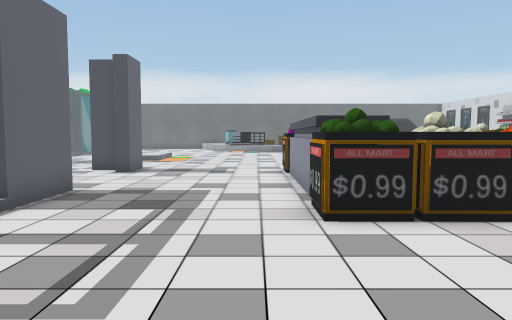
view 1 (above)

24 first-person views from a walk through a 3-D level made in the Unity game engine. The camera is 1.3 m above the floor, tilts 4° down and sees 70° across. Doors are open. The floor is counted in squares, 1 m on a side. Each view is taken from the middle of a square. On the plan, view 1 faces up. The plan holds only what a view shows up to about 15 squares ahead; the rest is blank. The place goes on beyond the plan. Some surface patterns are stand-ins.

view 2
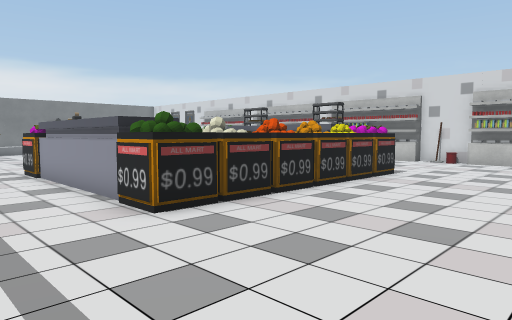

view 3
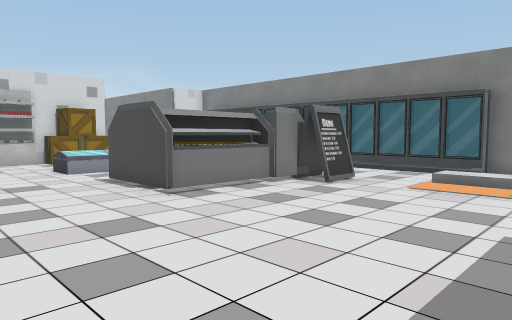

view 4
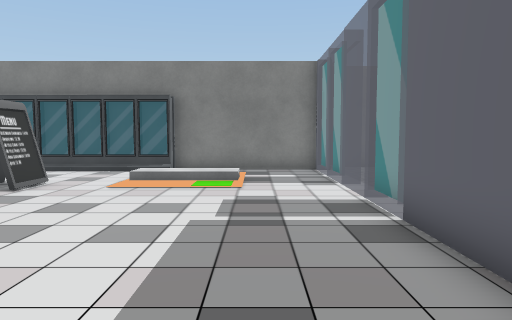

view 5
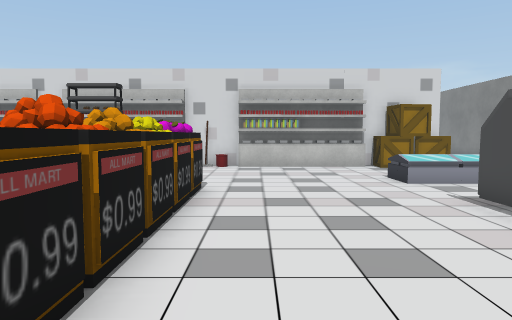

view 6
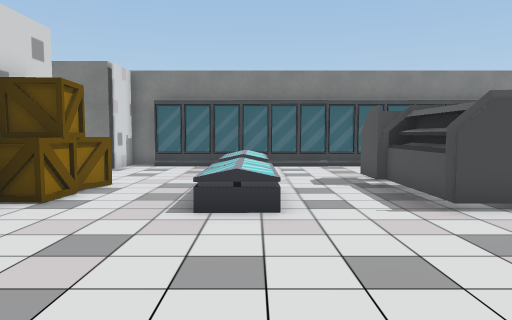

view 7
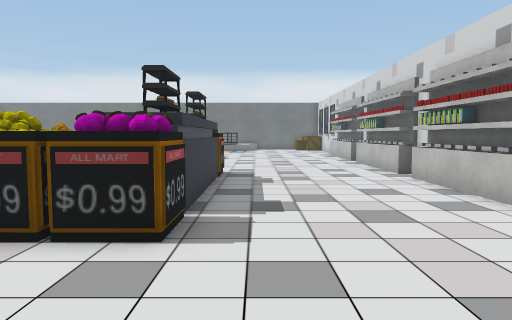

view 8
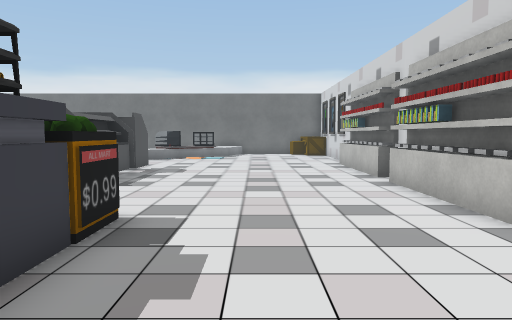

view 9
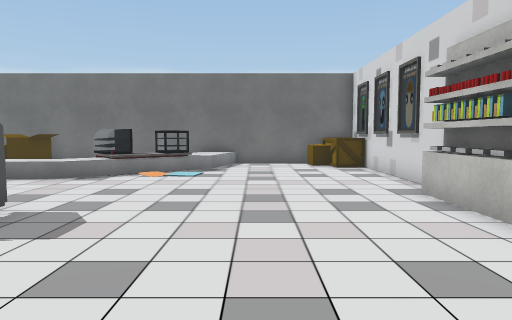

view 10
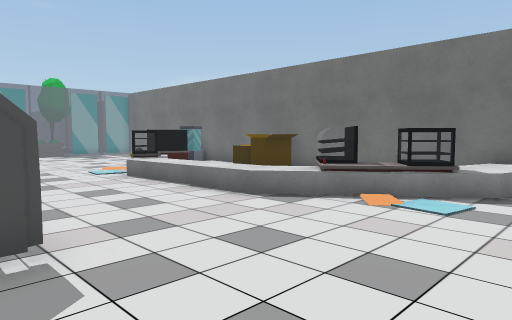

view 11
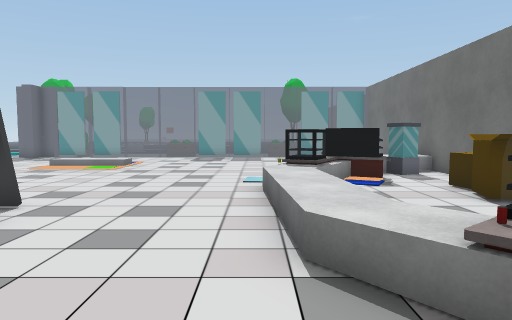

view 12
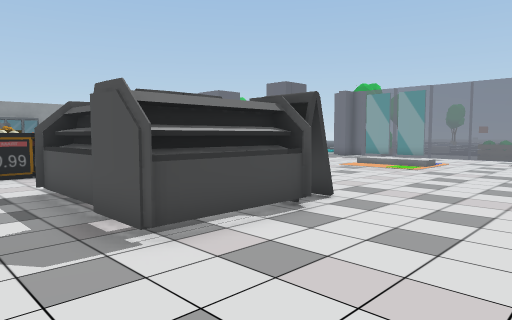

view 13
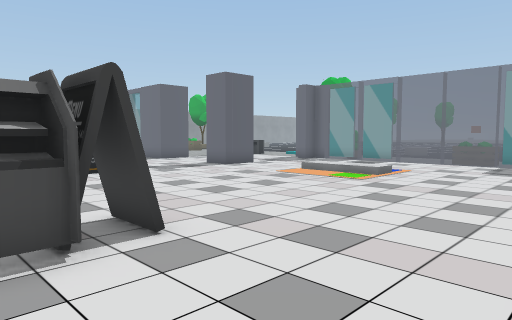

view 14
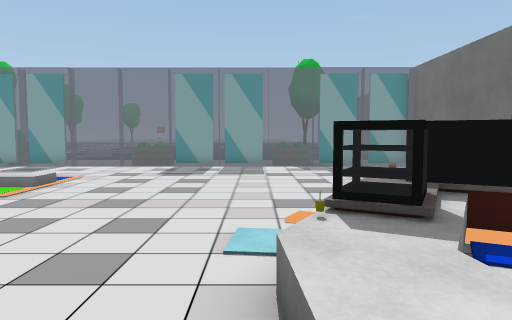

view 15
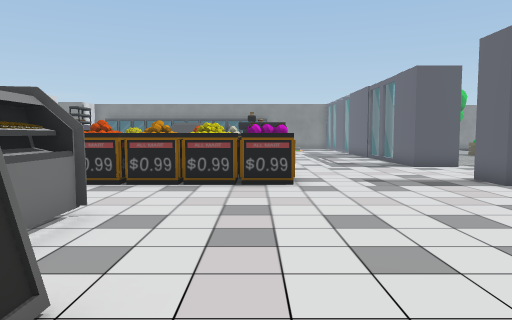

view 16
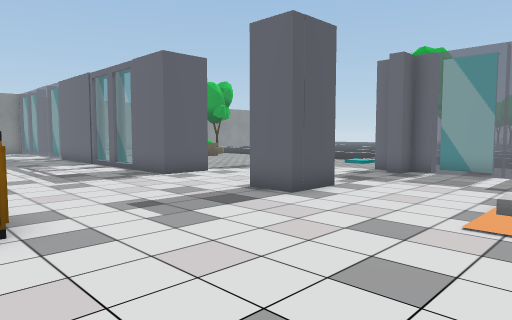

view 17
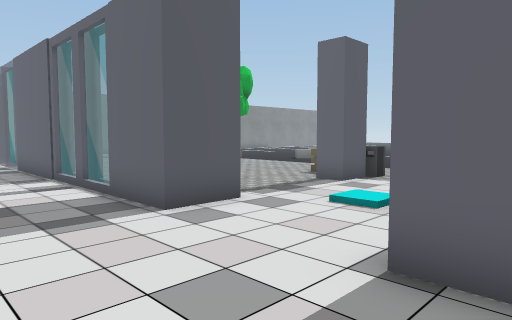

view 18
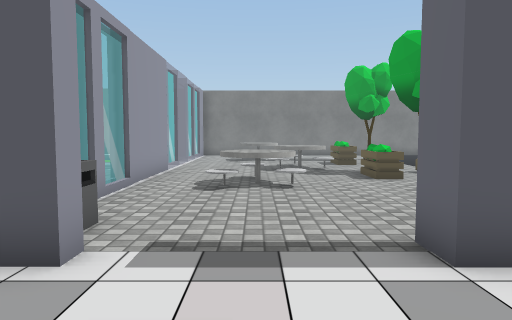

view 19
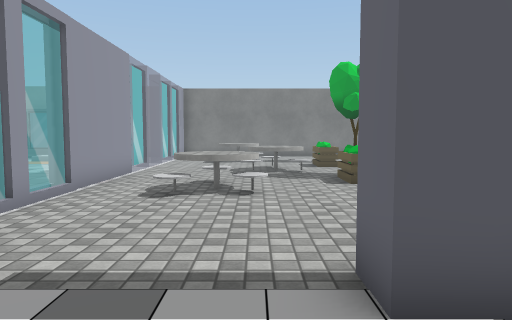

view 20
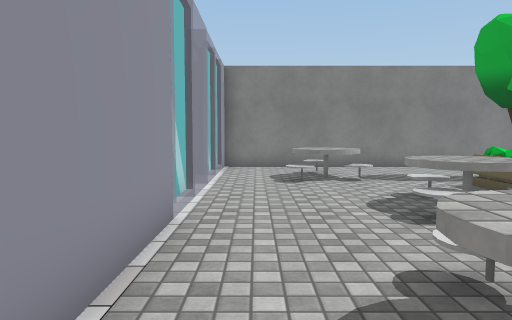

view 21
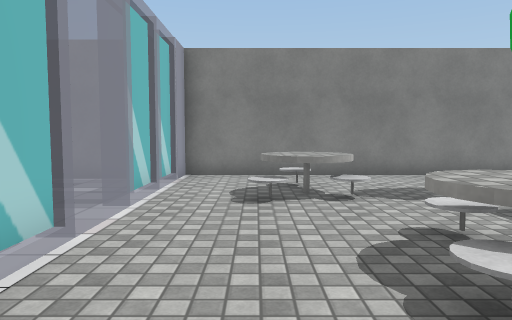

view 22
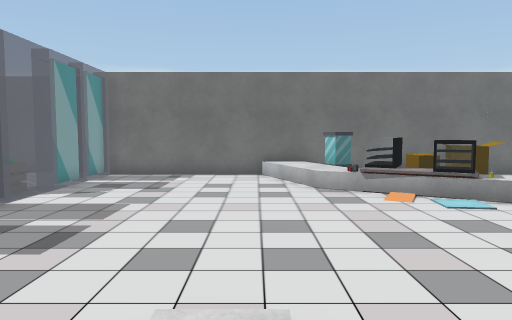

view 23
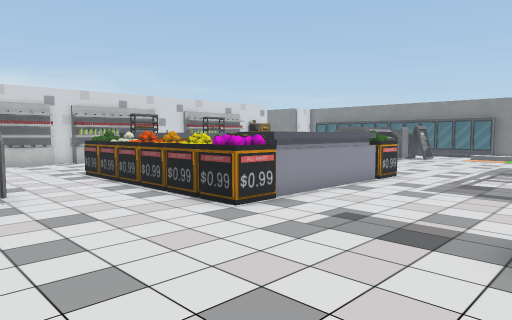

view 24
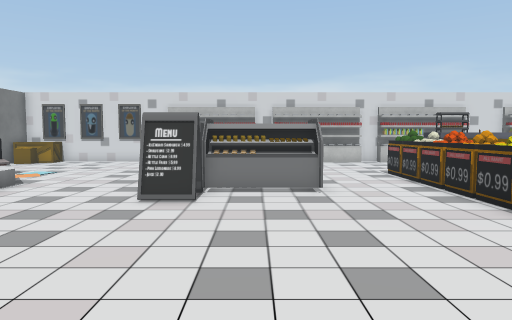

### Floor plan
Key: @ floor where view 1 was taken; # wall or solid block; . main floor; : floor 0.25 m higher than the main floor; + floor 0.5 m higher than the main floor; * floor 0.75 m higher than the main floor; / step, stairs or slope; = window, fence, low wall or low ledge; O other object.
Columns run from 12 left of view 1 to 17 right of it. Each row starts with its distance up from view 1.
 32 .############OO########    OO
 31 .#....../+O..OOO     .O...OOO
 30 .#....../+/O.....  O OO....O#
 29 .#......./OO..... OOOO......#
 28 O ........OOO/  ../OO.......#
 27 O .........OO++++++/........#
 26  #...........//.............#
 25  #..........................#
 24  #..........................O
 23  #..........................O
 22   ..............OOOOO.......O
 21   ..............OOOOO.......O
 20   ....  .........OOOO.......O
 19   ..   :......... OOO.......O
 18  #..   :.........OOOO.......O
 17  #...............OOO........O
 16 O#..........................O
 15 O#..........................O
 14 .##...##.....OOOOOOOOO......O
 13  ##...##.....OOOOOOOOOO.....O
 12  .... .......OO OOOOOOO.....O
 11  ...//.......O     O OO.....O
 10   ..//.......O       OO.....O
  9 O............O      O O.....O
  8 O##...###....O      O O.....O
  7 O.....OO#....OO OOOOOOO.....O
  6 O......=.....OOOOOOOOOO.....#
  5 .......=.....OOOOOOOOO......#
  4 .......=....................O
  3 ...///.=....................O
  2 .../*O.##...................O
  1 O.../..##...................O
  0 O......##...@....OOOO..OO...O
 -1 .../...##........OOOO..OO..OO
 -2 ./ /....#........O OO..OO..OO
 -3 .//O....#........OOOO..OO..OO
 -4 O.//...##.......OO  O..  ..O
 -5 O......  .......OO  O..OO...
 -6 ..../O..#..   ....  ...OO....
 -7 ...**/..#..   ...  ....OO....
 -8 ...//O..#..   .... ....  ...##
 -9 ........#... OOOOOOOOOOOOOOO#
-10 .......#######
-11 #########

Positions as (right, up) in squares from view 1, and headings:
1: (0, 0), facing up
2: (-2, 0), facing up-right
3: (-2, 4), facing down-right
4: (-2, 4), facing down
5: (1, 4), facing right
6: (11, 6), facing down
7: (11, 1), facing up
8: (12, 8), facing up
9: (12, 16), facing up
10: (12, 21), facing up-left
11: (10, 26), facing left
12: (10, 26), facing down-left
13: (6, 26), facing down-left
14: (4, 26), facing left
15: (2, 23), facing down
16: (2, 19), facing down-left
17: (-1, 14), facing down-left
18: (-8, 12), facing down
19: (-9, 11), facing down
20: (-6, 4), facing down
21: (-7, 1), facing down
22: (-5, 18), facing up
23: (-5, 19), facing down-right
24: (-5, 19), facing right
